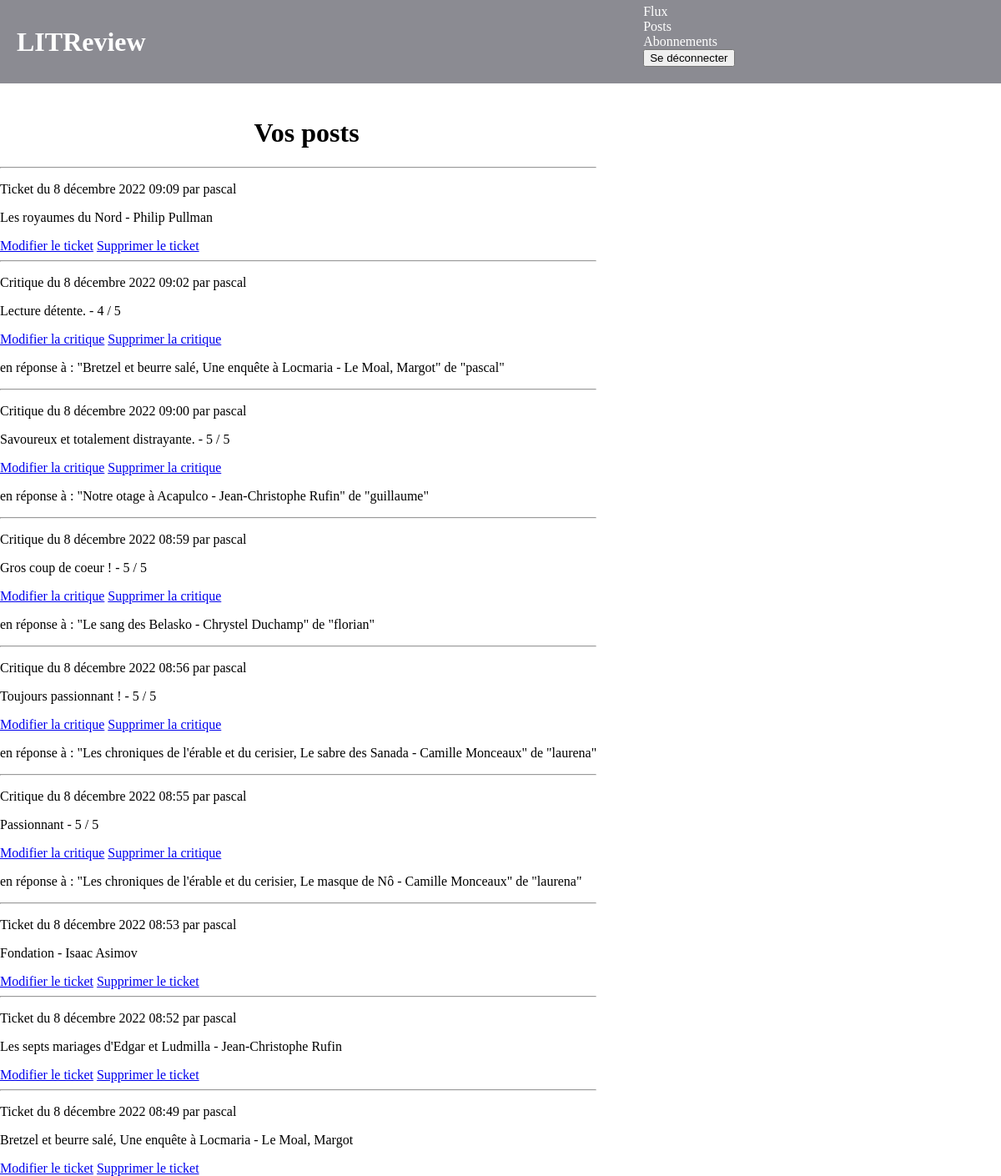
Page /posts/ (signed in) on the earlier database version.
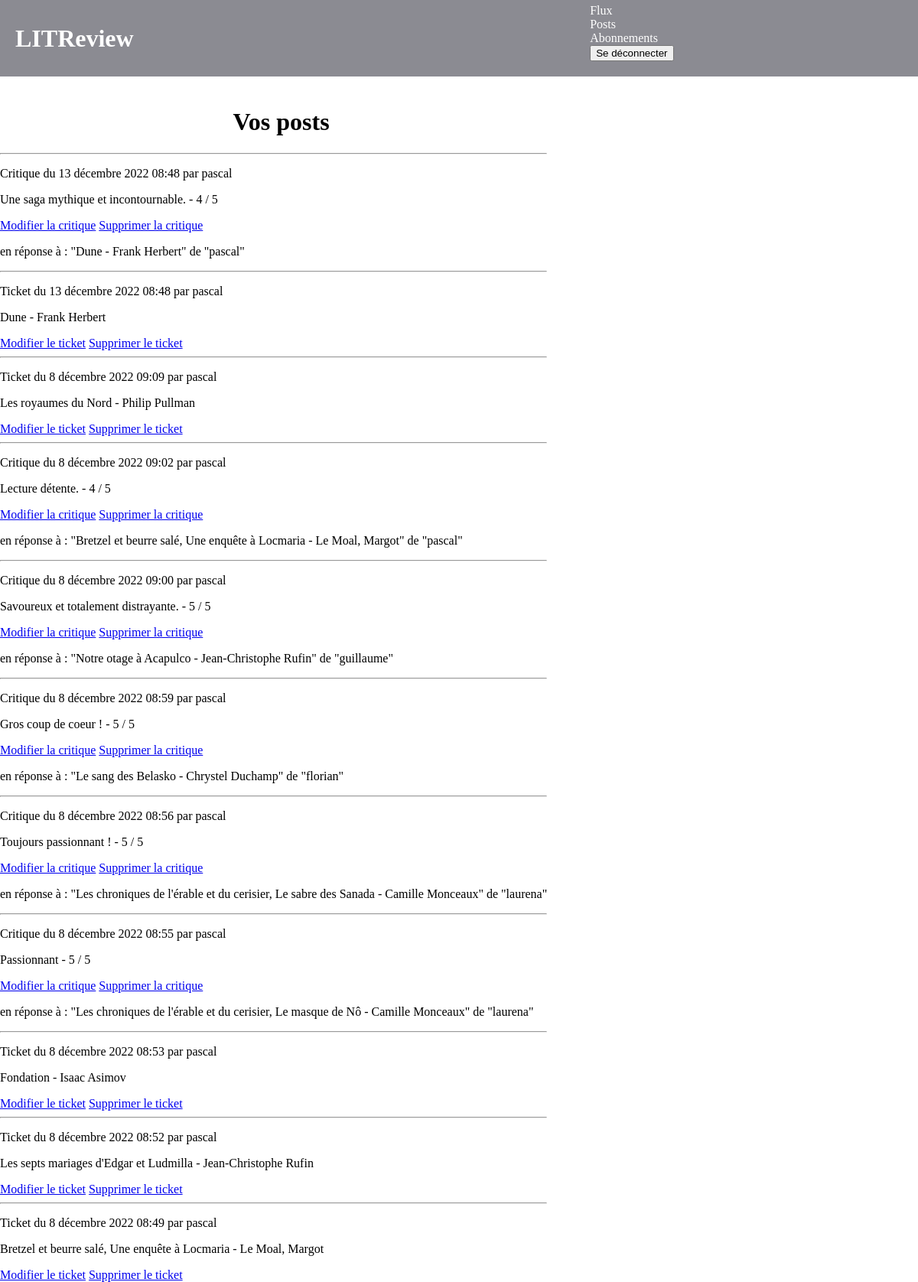
Same page on the later database version.
### bookreview/models.py (models this page shows, shortened)
class Ticket(models.Model):
    title = models.CharField(max_length=128)
    description = models.TextField(max_length=2048, blank=True)
    user = models.ForeignKey(to=settings.AUTH_USER_MODEL, on_delete=models.CASCADE)
    image = models.ImageField(null=True, blank=True)
    time_created = models.DateTimeField(auto_now_add=True)

class Review(models.Model):
    ticket = models.ForeignKey(to=Ticket, on_delete=models.CASCADE)
    rating = models.PositiveSmallIntegerField(
        validators=[MinValueValidator(0), MaxValueValidator(5)]
    )
    headline = models.CharField(max_length=128)
    body = models.TextField(max_length=8192, blank=True)
    user = models.ForeignKey(to=settings.AUTH_USER_MODEL, on_delete=models.CASCADE)
    time_created = models.DateTimeField(auto_now_add=True)

### accounts/models.py (models this page shows)
class User(AbstractUser):
    pass

### bookreview/views.py (the view)
# urls.py: path("posts/", views.posts, name="posts"),
@login_required
def posts(request):
    tickets = Ticket.objects.filter(user=request.user)
    tickets = tickets.annotate(content_type=Value('TICKET', CharField()))
    reviews = Review.objects.filter(user=request.user)
    reviews = reviews.annotate(content_type=Value('REVIEW', CharField()))
    posts = sorted(chain(reviews, tickets), key=lambda post: post.time_created, reverse=True)
    return render(request, 'bookreview/posts.html', context={'posts': posts})

### bookreview/templates/bookreview/posts.html (shortened to what this page needs)
{% extends 'base.html' %}
{% block content %}
  <h1>Vos posts</h1>
  {% for post in posts %}
    {% if post.content_type == 'TICKET' %}
      <hr />
      <p>Ticket du {{ post.time_created }} par {{ post.user.username }}</p>
      <p>{{ post.title }}</p>
      <a href="{% url 'bookreview:edit_ticket' post.id %}">Modifier le ticket</a>
      <a href="{% url 'bookreview:delete_ticket' post.id %}">Supprimer le ticket</a>
    {% elif post.content_type == 'REVIEW' %}
      <hr />
      <p>Critique du {{ post.time_created }} par {{ post.user.username }}</p>
      <p>{{ post.headline }} - {{ post.rating }} / 5</p>
      <a href="{% url 'bookreview:edit_review' post.id %}">Modifier la critique</a>
      <a href="{% url 'bookreview:delete_review' post.id %}">Supprimer la critique</a>
      <p>en réponse à : "{{ post.ticket.title }}" de "{{ post.ticket.user.username }}"</p>
    {% endif %}
  {% endfor %}
{% endblock content %}

### templates/base.html (shortened to what this page needs)
{% load static %}
<html>
  <head>
       <link rel="stylesheet" href="{% static 'bookreview/style.css' %}" />
  </head>
  <body>
    <header>
      <h1>LITReview</h1>
      {% if user.is_authenticated %}
        <nav>
          <ul>
            <li><a href="{% url 'bookreview:home' %}">Flux</a></li>
            <li><a href="{% url 'bookreview:posts' %}">Posts</a></li>
            <li><a href="{% url 'bookreview:subscriptions' %}">Abonnements</a></li>
            <li>
              <form action="{% url 'accounts:logout' %}" method="post">
                <button type="submit">Se déconnecter</button>
              </form>
            </li>
          </ul>
        </nav>
      {% endif %}
    </header>
      <div id="page_block">
        {% block content %}
        {% endblock content %}
      </div>
  </body>
</html>

### bookreview/static/bookreview/style.css (style rules this page uses)
body { width: 100%; margin: auto; }
#page_block { position: absolute; top: 120px; }
h1 { text-align: center; margin-left: 20px; scroll-margin-top: 120px; }
header { background-color: rgb(139, 139, 146); color: white; font-family: Georgia, 'Times New Roman', Times, serif; height: 100px; width: 100%; display: flex; justify-content: space-between; align-items: center; position: fixed; top: 0; z-index: 1; }
nav { padding-right: 25%; display: flex; align-items: center; padding-left: 0px; }
nav a { color: white; text-decoration: none; padding-right: 40px; }
ul { list-style: none; }

Differences in the rows shown:
added Review: time_created "13 décembre 2022 08:48", user.username "pascal", headline "Une saga mythique et incontournable.", rating "4", ticket "Dune - Frank Herbert", ticket.user.username "pascal"
added Ticket: time_created "13 décembre 2022 08:48", user.username "pascal", title "Dune - Frank Herbert"
